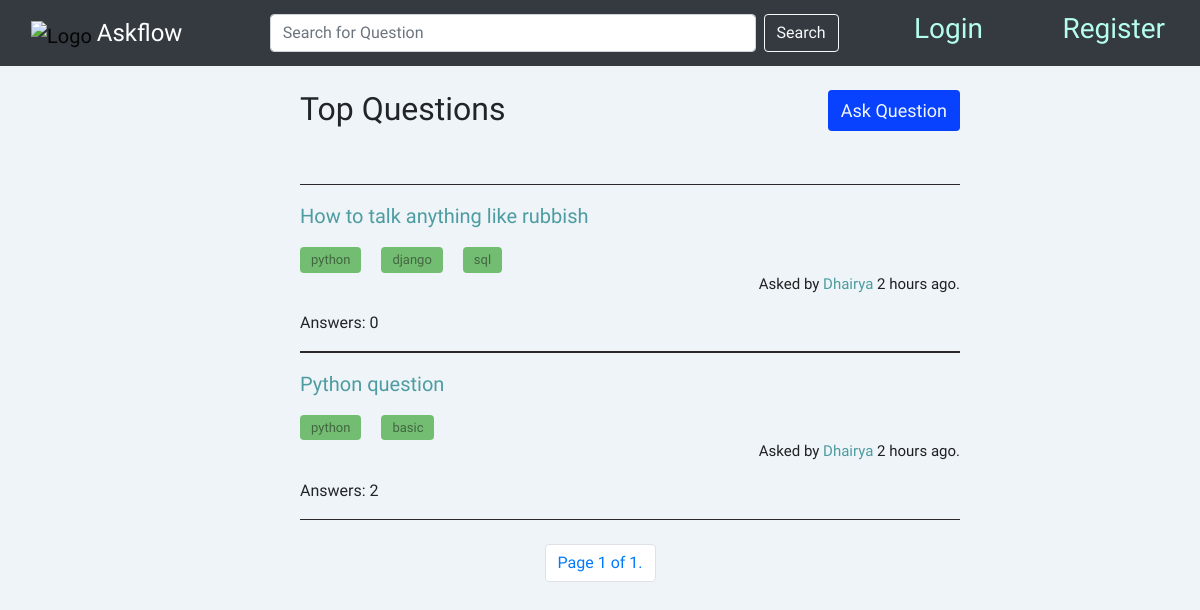
Page /tag/python on the committed database.
### overflow/models.py (models this page shows, shortened)
class Question(models.Model):
    title = models.CharField(max_length=500)
    body = models.TextField()
    upvotes = models.IntegerField(default=0)
    downvotes = models.IntegerField(default=0)
    user = models.ForeignKey(
        User, on_delete=models.CASCADE, related_name="get_questions"
    )
    date = models.DateTimeField(auto_now_add=True)
    no_answer = models.IntegerField(default=0)
    verified_answer = models.BooleanField(default=False)
    def __str__(self):
        return f"{self.title} asked by {self.user.username}"

class Tags(models.Model):
    tag = models.CharField(max_length=50)
    question = models.ForeignKey(
        Question, on_delete=models.CASCADE, related_name="get_tags"
    )
    class Meta:
        unique_together = (
            "tag",
            "question",
        )
    def __str__(self):
        return f"{self.tag} for {self.question.id}"

class User(AbstractUser):
    joined_date = models.DateTimeField(auto_now_add=True)
    answers = models.IntegerField(default=0)
    questions = models.IntegerField(default=0)

### overflow/views.py (the view)
# urls.py: path("tag/<str:name>", views.tag, name="tag"),
def tag(request, name):
    tags = Tags.objects.filter(tag=name)
    if len(tags) == 0:
        return HttpResponseRedirect(reverse("index"))
    else:
        obj = []
        for tag in tags:
            t = Tags.objects.filter(question=tag.question)
            dd = datetime.now(timezone.utc) - tag.question.date
            min = int(round(dd.total_seconds() / 60, 0))
            time = int(round(dd.total_seconds() / 3600, 0))
            if time < 1:
                time = f"{min} minutes"
            else:
                time = f"{time} hours"
            obj.append(
                {
                    "que": tag.question,
                    "tags": t,
                    "days": f"{(datetime.now(timezone.utc) - tag.question.date).days} days",
                    "time": time,
                }
            )
        print(obj)
        paginator = Paginator(obj, 4)
        page_number = request.GET.get("page")
        page_obj = paginator.get_page(page_number)
        return render(
            request,
            "overflow/index.html",
            {
                "objects": page_obj,
            },
        )

### overflow/templates/overflow/index.html (shortened to what this page needs)
{% extends "overflow/layout.html" %}
{% block body %}
<div class="index mt-4">
    <div class="d-flex justify-content-between mb-5">
     <h2>Top Questions</h2>
     <a class="btn" style="font-size: 18px; height: 80%;" href="{% url 'askQuestion' %}">Ask Question</a>
    </div>
    {% for object in objects %}
      <hr />
      <a href="{% url 'question' object.que.id %}"><p>{{ object.que.title }}</p></a>
      <div class="d-flex justify-content-start pl-10">
        {% for tag in object.tags %}
        <a id="tag" class="btn" href="{% url 'tag' tag.tag %}">{{ tag.tag }}</a>
        {% endfor %}
      </div>
      <div class="d-flex justify-content-end">
        <p id="user">Asked by <a id="username" href="{% url 'profile' object.que.user.id %}"> {{ object.que.user.username }} </a>
        {% if object.days == "0 days" %}
            {{object.time}} ago.
        {% else %}
            {{object.days}} ago.
        {% endif %}
        </p>
        <br />
      </div>
        <p>Answers: {{object.que.no_answer}}</p>
    {% endfor %}
       <hr />
</div>
 <div class="d-flex justify-content-center mt-4">
 <nav aria-label="Page navigation example" id="foo">
  <ul class="pagination">
      <li class="page-item" ><span class="current page-link">
          Page {{ objects.number }} of {{ objects.paginator.num_pages }}.
      </span></li>
    </ul>
</nav>
</div>
{% endblock %}

### overflow/static/overflow/styles.css (style rules this page uses)
body { background-color: #EFF4F8; font-family: 'Catamaran', sans-serif; }
a { text-decoration: none; }

### overflow/static/overflow/index.css (style rules this page uses)
.index { display: block; margin-top: 20px; margin-left: 25%; margin-right: 20%; }
.index .btn { background-color: rgb(8, 65, 254); color: aliceblue; }
hr { size: 3; color: black; height: 1.5px; border-width:0; background-color:rgb(43, 41, 41) }
.index a { text-decoration: none; font-size: 20px; color: #4D9CA1; font-weight: 500; }
a#tag.btn { font-size: 13px; font-weight: 500; width: fit-content; padding: 2px 10px; background-color: #73BD72; color: rgba(16, 15, 15, 0.496); margin-right: 20px; }
.d-flex.justify-content-end p#user { font-size: 15px; color: #1f2023; }
a#username { font-size: 15px; cursor: pointer; }

### rows in the picture
Question: que "How to talk anything like rubbish", que.user.username "Dhairya", time "2 hours", que.no_answer "0"
Tags: tag "python"
Tags: tag "django"
Tags: tag "sql"
Question: que "Python question", que.user.username "Dhairya", time "2 hours", que.no_answer "2"
Tags: tag "python"
Tags: tag "basic"

### other values in the picture
{{ objects.number }} "1"
{{ objects.paginator.num_pages }} "1"
